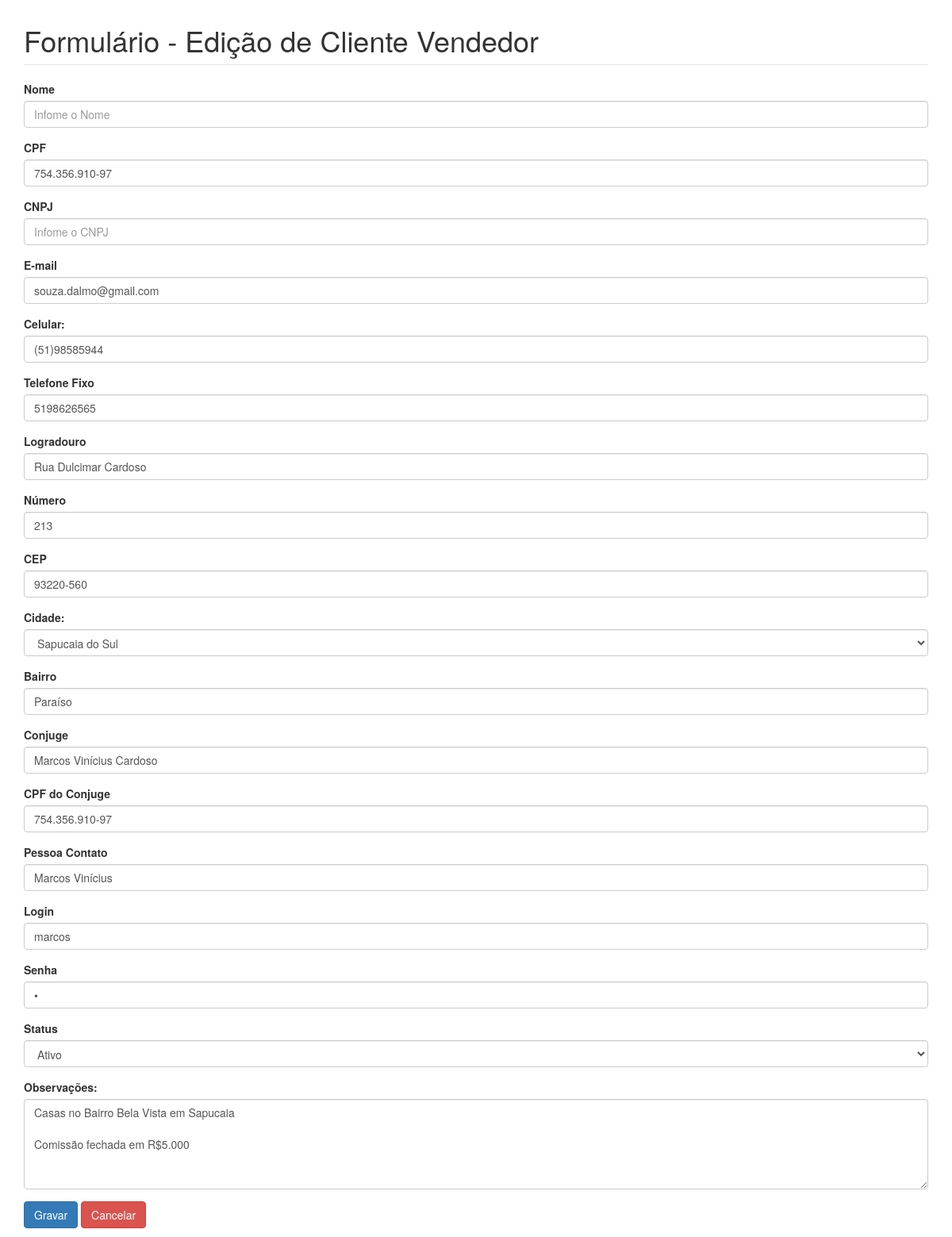
Page /sistema/clientevendedor/editar.php?idcliven=4 on the committed database.
### tables this page shows
CREATE TABLE IF NOT EXISTS `clientevendedor` (
  `idcliven` int(11) NOT NULL,
  `nomecliven` varchar(100) DEFAULT NULL,
  `cpf` varchar(20) DEFAULT NULL,
  `cnpj` varchar(18) NOT NULL,
  `email` varchar(50) DEFAULT NULL,
  `telefone` varchar(20) DEFAULT NULL,
  `celular` varchar(20) DEFAULT NULL,
  `logradouro` varchar(255) NOT NULL,
  `numero` int(11) NOT NULL,
  `cep` varchar(10) NOT NULL,
  `cidade` varchar(80) NOT NULL,
  `bairro` varchar(80) NOT NULL,
  `conjuge` varchar(150) NOT NULL,
  `cpfconjuge` varchar(14) NOT NULL,
  `pessoacontato` varchar(150) NOT NULL,
  `status` varchar(10) DEFAULT NULL,
  `login` varchar(80) NOT NULL,
  `senha` varchar(8) NOT NULL,
  `obs` varchar(255) NOT NULL
);

### sistema/clientevendedor/editar.php (the view, shortened to what this page needs)
<?php
$id = (isset($_GET['idcliven'])) ? $_GET['idcliven'] : '';
if (!empty($id) && is_numeric($id)):
	$conexao = conexao::getInstance();
	$sql = 'SELECT * FROM clientevendedor WHERE idcliven = :id';
	$stm = $conexao->prepare($sql);
	$stm->bindValue(':id', $id);
	$stm->execute();
	$cliente = $stm->fetch(PDO::FETCH_OBJ);
endif;
?>
<!DOCTYPE html>
<html>
<head>
	<link rel="stylesheet" type="text/css" href="css/bootstrap.min.css">
	<link rel="stylesheet" type="text/css" href="css/custom.css">
</head>
<body>
	<div class='container'>
		<fieldset>
			<legend><h1>Formulário - Edição de Cliente Vendedor</h1></legend>
			<?php if(empty($cliente)):?>
				<h3 class="text-center text-danger">Cliente não encontrado!</h3>
			<?php else: ?>
				<form action="action_cliente.php" method="post" id='form-contato' enctype='multipart/form-data'>
				    <div class="form-group">
				      <label for="nome">Nome</label>
				      <input type="text" class="form-control" id="nome" name="nome" value="<?=$cliente->nome?>" placeholder="Infome o Nome">
				    </div>
					<div class="form-group">
				      <label for="cpf">CPF</label>
				      <input type="text" class="form-control" id="cpf" name="cpf" value="<?=$cliente->cpf?>" placeholder="Infome o CPF">
				    </div>
					<div class="form-group">
				      <label for="cnpj">CNPJ</label>
				      <input type="text" class="form-control" id="cnpj" name="cnpj" value="<?=$cliente->cnpj?>" placeholder="Infome o CNPJ">
				    </div>
				    <div class="form-group">
				      <label for="email">E-mail</label>
				      <input type="email" class="form-control" id="email" name="email" value="<?=$cliente->email?>" placeholder="Informe o E-mail">
				    </div>
				    <div class="form-group">
				      <label for="fonececel">Celular:</label>
				      <input type="text" class="form-control" id="celular" maxlength="14" name="celular" value="<?=$cliente->celular?>" placeholder="Informe o Celular">
				    </div>
					 <div class="form-group">
				      <label for="foneres">Telefone Fixo</label>
				      <input type="text" class="form-control" id="telefone" maxlength="14" name="telefone" value="<?=$cliente->telefone?>" placeholder="Informe o Telefone Fixo">
				    </div>
				    <div class="form-group">
				      <label for="logradouro">Logradouro</label>
				      <input type="text" class="form-control" id="logradouro" maxlength="200" value="<?=$cliente->logradouro?>" name="logradouro">
				    </div>
					<div class="form-group">
				      <label for="numero">Número</label>
				      <input type="text" class="form-control" id="numero" maxlength="10" value="<?=$cliente->numero?>" name="numero">
				    </div>
					<div class="form-group">
				      <label for="cep">CEP</label>
				      <input type="text" class="form-control" id="cep" maxlength="10" value="<?=$cliente->cep?>" name="cep">
				    </div>
				<div class="form-group">
					<label for="tipo">Cidade:</label>
						<select name="cidade" class="form-control" id="cidade">
							  <option value = "<?=$cliente->cidade?>"><?=$cliente->cidade?></option>;
						</select>
				</div>
				<div class="form-group">
				    <label for="bairro">Bairro</label>
				    <input type="text" class="form-control" id="bairro" maxlength="20" name="bairro" value="<?=$cliente->bairro?>" placeholder="Informe o Bairro">
				</div>
				<div class="form-group">
				    <label for="conjuge">Conjuge</label>
				    <input type="text" class="form-control" id="conjuge" maxlength="20" name="conjuge" value="<?=$cliente->conjuge?>" placeholder="Informe o Conjuge">
				</div>
				<div class="form-group">
				    <label for="cpfconjuge">CPF do Conjuge</label>
				    <input type="text" class="form-control" id="cpfconjuge" maxlength="20" name="cpfconjuge" value="<?=$cliente->cpfconjuge?>" placeholder="Informe o CPF do Conjuge">
				</div>
				<div class="form-group">
				    <label for="pessoacontato">Pessoa Contato</label>
				    <input type="text" class="form-control" id="pessoacontato" maxlength="20" name="pessoacontato" value="<?=$cliente->pessoacontato?>" placeholder="Informe o pessoacontato">
				</div>
				<div class="form-group">
				      <label for="login">Login</label>
				      <input type="text" class="form-control" id="login" maxlength="12" name="login" value="<?=$cliente->login?>" placeholder="Informe o Login">
				    </div>
				    <div class="form-group">
				      <label for="senha">Senha</label>
				      <input type="password" class="form-control" id="senha" maxlength="20" name="senha" value="<?=$cliente->senha?>" placeholder="Informe o Senha">
				    </div>
				    <div class="form-group">
				      <label for="status">Status</label>
				      <select class="form-control" name="status" id="status">
					    <option value="<?=$cliente->status?>"><?=$cliente->status?></option>
					  </select>
				    </div>
					<div class="form-group">
						<label for="comment">Observações:</label>
					<textarea class="form-control ckeditor" rows="5" name="obs"  placeholder="Observações"><?=$cliente->obs?></textarea>
				</div>
				    <button type="submit" class="btn btn-primary" id='botao'>
				      Gravar
				    </button>
				    <a href='index.php' class="btn btn-danger">Cancelar</a>
				</form>
			<?php endif; ?>
		</fieldset>
	</div>
</body>
</html>

### sistema/clientevendedor/css/custom.css (style rules this page uses)
fieldset { margin:1% auto; }

### rows in the picture
clientevendedor: cpf "754.356.910-97", email "souza.dalmo@gmail.com", celular "(51)98585944", telefone "5198626565", logradouro "Rua Dulcimar Cardoso", numero "213", cep "93220-560", cidade "Sapucaia do Sul", bairro "Paraíso", conjuge "Marcos Vinícius Cardoso", cpfconjuge "754.356.910-97", pessoacontato "Marcos Vinícius", login "marcos", status "Ativo", obs "Casas no Bairro Bela Vista em Sapucaia Comissão fechada em R$5.000"
